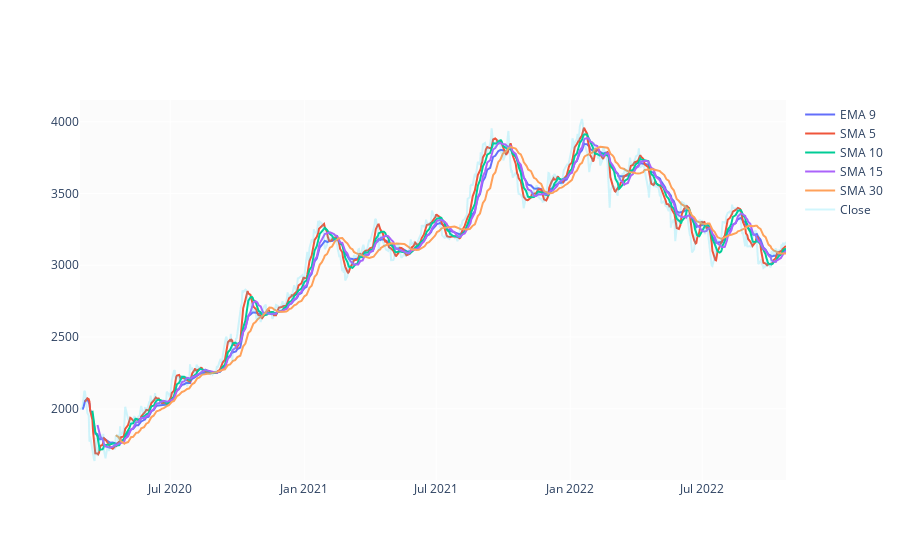

Source (notebook cell):
### Code cell
df['EMA_9'] = df['Close'].ewm(9).mean().shift()
df['SMA_5'] = df['Close'].rolling(5).mean().shift()
df['SMA_10'] = df['Close'].rolling(10).mean().shift()
df['SMA_15'] = df['Close'].rolling(15).mean().shift()
df['SMA_30'] = df['Close'].rolling(30).mean().shift()

fig = go.Figure()
fig.add_trace(go.Scatter(x=df.Date, y=df.EMA_9, name='EMA 9'))
fig.add_trace(go.Scatter(x=df.Date, y=df.SMA_5, name='SMA 5'))
fig.add_trace(go.Scatter(x=df.Date, y=df.SMA_10, name='SMA 10'))
fig.add_trace(go.Scatter(x=df.Date, y=df.SMA_15, name='SMA 15'))
fig.add_trace(go.Scatter(x=df.Date, y=df.SMA_30, name='SMA 30'))
fig.add_trace(go.Scatter(x=df.Date, y=df.Close, name='Close', opacity=0.2))
fig.show()

### Figure 1 — Plotly figure (JSON) as saved in the notebook; plotly's stock layout.template omitted (floating-point values rounded to 4 significant figures; data arrays with more than 128 entries replaced by an {"elided": "..."} marker saying what was removed)
{"data": [{"name": "EMA 9", "type": "scatter", "x": {"elided": "659 str values"}, "y": {"elided": "659 float values"}}, {"name": "SMA 5", "type": "scatter", "x": {"elided": "659 str values"}, "y": {"elided": "659 float values"}}, {"name": "SMA 10", "type": "scatter", "x": {"elided": "659 str values"}, "y": {"elided": "659 float values"}}, {"name": "SMA 15", "type": "scatter", "x": {"elided": "659 str values"}, "y": {"elided": "659 float values"}}, {"name": "SMA 30", "type": "scatter", "x": {"elided": "659 str values"}, "y": {"elided": "659 float values"}}, {"name": "Close", "opacity": 0.2, "type": "scatter", "x": {"elided": "659 str values"}, "y": {"elided": "659 float values"}}], "layout": {}}
